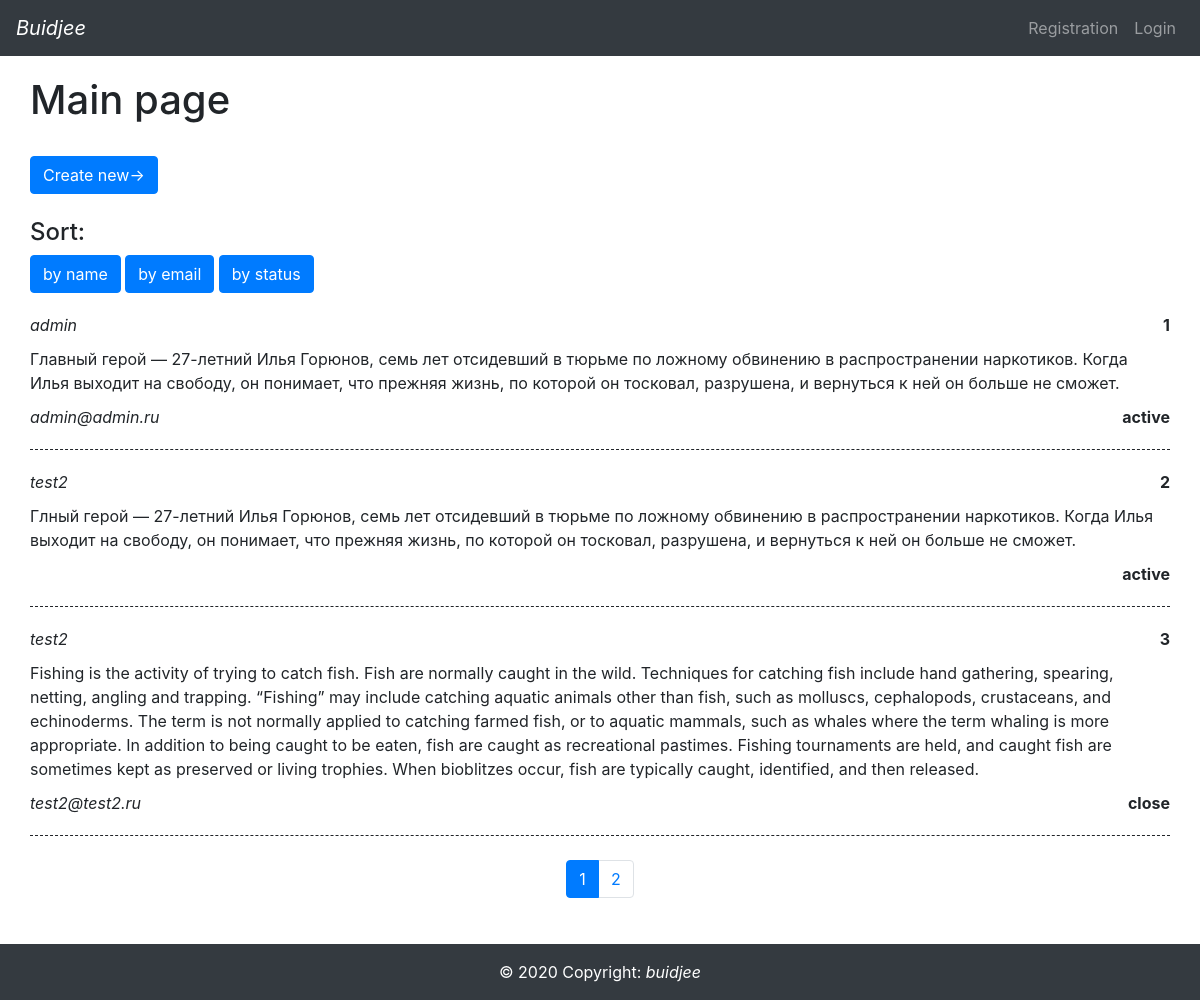
The page / on the database its author committed.
### tables this page shows
CREATE TABLE `tasks` (
  `id` int(11) NOT NULL,
  `status` varchar(255) NOT NULL,
  `task_text` text NOT NULL,
  `login` varchar(255) NOT NULL,
  `email` varchar(255) NOT NULL
);

### application/config/routes.php (called while the page is built)
<?php
return array(
	'main' => 'main/index',
	'404' => 'notfound/index',
	'user/create' => 'user/create',
	'user' => 'user/index',
);

### application/controllers/MainController.php (called while the page is built, shortened)
<?
class MainController
{
   public function actionIndex()
   {
      require_once(ROOT . '/templates/header.php');
      require_once(ROOT . '/application/views/main/index.php');
      require_once(ROOT . '/templates/footer.php');
      return true;
   }
}

### index.php (called while the page is built, shortened)
<?
require_once(ROOT . '/application/components/Router.php');
$router = new Router();
$router->run();

### application/components/other.php (called while the page is built, shortened)
<?
class User
{
   public static function getUser(){
      if (!empty($_SESSION["str_access"])) {
         $db = Db::getConnection();
         $stmt = $db->prepare("SELECT `id`, `login`, `email`, `permissions` FROM users WHERE str_access = ?");
         $stmt->execute(array($_SESSION["str_access"]));
         $result = $stmt->fetch(PDO::FETCH_ASSOC);
         if ($result)
            return $result;
         return false;
      } else
         return false;
   }
}
class Task
{
   public static function all_quantity($login = ''){
      $db = Db::getConnection();
      $sql = !empty($login) ? "SELECT COUNT(*) FROM tasks WHERE login = ?" : "SELECT COUNT(*) FROM tasks";
      $stmt = $db->prepare($sql);
      $stmt->execute(
         array($login)
      );
      $result = $stmt->fetch()[0];
      return $result;
   }
   public static function getList($login = '', $art = 0, $coun = 3, $sort = "id", $order = "ASC"){
      $db = Db::getConnection();
      $sql = !empty($login) ? "SELECT * FROM tasks WHERE login = ? ORDER BY {$sort} {$order} LIMIT {$art},{$coun}" : "SELECT * FROM tasks ORDER BY {$sort} {$order} LIMIT {$art},{$coun}";
      $stmt = $db->prepare($sql);
      $stmt->execute(
         array($login)
      );
      $result = $stmt->fetchAll(PDO::FETCH_ASSOC);
      if (!empty($result))
         return $result;
      return false;
   }
}
class some_functions
{
   public static function setGET($name, $val, $del = false)
   {
      if (!empty($_GET)) {
         $url = "?";
         $i = 0;
         $arGet = $_GET;
         foreach ($arGet as $k => $v) {
            if ($k == $name && $del === false) {
               $url .= $i != 0 ? "&" : '';
               $url .= $k . "=" . $val;
            }elseif ($k == $name && $del === true) {
               continue;
            } else {
               $url .= $i != 0 ? "&" : '';
               $url .= $k . "=" . $v;
            }
            $i++;
         }
         if(!isset($arGet[$name])) {
            $url .= $i != 0 ? "&" : '';
            $url .= $name . "=" . $val;
         }
      } else {
         $url = "?{$name}={$val}";
      }
      return $url;
   }
}

### templates/components/template_task_list.php (the view, shortened to what this page needs)
<?
if (!empty($_GET['page']))
   $page = $_GET['page'];
else
   $page = 1;
$coun = 3;
$art = ($page * $coun) - $coun;
$all_quantity = OTHER\Task::all_quantity($only_user_task ? $arUser["login"] : '');
if ($all_quantity > $coun) {
   $str_pag = ceil($all_quantity / $coun);
}
if (!empty($_GET['sort']))
   $sort = $_GET['sort'];
else
   $sort = 'id';
$arResult_list = OTHER\Task::getList($only_user_task ? $arUser["login"] : '', $art, $coun, $sort);
?>
<div class="task_list">
   <? if (!empty($arResult_list)) : ?>
      <a class="btn btn-primary mt-4" href="/user/create/">Create new-></a>
      <?if(!$only_user_task):?>
         <div class="sort content mt-4">
            <h4>Sort:</h2>
            <div class="sort_list">
               <? $sort_active = !empty($_GET['sort']) && $_GET['sort'] == 'login' ? true : false; ?>
               <a href="<?= OTHER\some_functions::setGET('sort', 'login', $sort_active); ?>" class="btn <?= $sort_active ? 'btn-dark' : 'btn-primary' ?>">
                  by name
               </a>
               <? $sort_active = !empty($_GET['sort']) && $_GET['sort'] == 'email' ? true : false; ?>
               <a href="<?= OTHER\some_functions::setGET('sort', 'email', $sort_active); ?>" class="btn <?= $sort_active ? 'btn-dark' : 'btn-primary' ?>">
                  by email
               </a>
               <? $sort_active = !empty($_GET['sort']) && $_GET['sort'] == 'status' ? true : false; ?>
               <a href="<?= OTHER\some_functions::setGET('sort', 'status', $sort_active); ?>" class="btn <?= $sort_active ? 'btn-dark' : 'btn-primary' ?>">
                  by status
               </a>
            </div>
         </div>
      <?endif;?>
      <? foreach ($arResult_list as $iKey => $iValue) : ?>
         <? $task_text = strip_tags($iValue['task_text']); ?>
         <div class="item">
            <div class="top">
               <span class="name"><i><?= $iValue['login'] ?></i></span>
               <span class="num"><b><?= $iKey + 1 + $art ?></b></span>
            </div>
            <div class="center input-group">
               <? if ($arUser["login"] == 'admin' || $arUser["login"] == $iValue['login']) : ?>
                  <textarea class="form-control" data-id="<?= $iValue['id'] ?>">
                     <?= $task_text ?>
                  </textarea>
               <? else : ?>
                  <div class="text">
                     <?= $task_text ?>
                  </div>
               <? endif; ?>
            </div>
            <div class="bot input-group">
               <span class="mail">
                  <i><?= !empty($iValue['email']) ? $iValue['email'] : '' ?></i>
               </span>
               <span class="status">
                  <? if ($arUser["login"] == 'admin' || $arUser["login"] == $iValue['login']) : ?>
                     <select class="custom-select" data-id="<?= $iValue['id'] ?>">
                        <option value="active" <?= $iValue['status'] == 'active' ? 'selected' : '' ?>>active</option>
                        <option value="close" <?= $iValue['status'] == 'close' ? 'selected' : '' ?>>close</option>
                     </select>
                  <? else : ?>
                     <b><?= $iValue['status'] ?></b>
                  <? endif; ?>
               </span>
            </div>
         </div>
      <? endforeach; ?>
      <? if ($str_pag) : ?>
         <ul class="pagination justify-content-center mt-4">
            <? for ($i = 1; $i <= $str_pag; $i++) : ?>
               <? if ($page == $i) : ?>
                  <li class="page-item active">
                     <a class="page-link"><?= $i ?></a>
                  </li>
               <? else : ?>
                  <li class="page-item">
                     <a class="page-link" href="<?= OTHER\some_functions::setGET('page', $i); ?>">
                        <?= $i ?>
                     </a>
                  </li>
               <? endif; ?>
            <? endfor; ?>
         </ul>
      <? endif; ?>
   <? else : ?>
      <p>
         Task not found. <a class="btn btn-primary" href="/user/create/">Create new-></a>
      </p>
   <? endif; ?>
</div>

### application/components/Router.php (shortened to what this page needs)
<?php
class Router
{
	private $routes = [];
	public function __construct()
	{
		include ROOT . '/application/components/other.php';
		$routesPath = ROOT. '/application/config/routes.php';
		$this->routes = include($routesPath);
	}
	public static function getURI()
	{
		$arUri = parse_url($_SERVER['REQUEST_URI']);
		if (!empty($arUri["path"])) {
			if($arUri["path"] == '/')
				return 'main';
			else
				return trim($arUri["path"], '/');
		}else{
			return 'failed';
		}
	}
	public function run()
	{
		$uri = $this->getURI();
		foreach ($this->routes as $uriPattern => $path):
			if(preg_match("~$uriPattern~", $uri)):
				$internalRoute = preg_replace("~$uriPattern~", $path, $uri);
				$segments = explode('/', $internalRoute);
				$controllerName = array_shift($segments).'Controller';
				$actionName = 'action'.ucfirst(array_shift($segments));
				$parameters = $segments;
				$controllerObject = new $controllerName;
				if (method_exists($controllerObject, $actionName)) {
					$result = call_user_func_array(array($controllerObject, $actionName), $parameters);
				}else{
					$not_found = true;
					break;
				}
				if (!empty($result)) {
					break;
				}
			endif;
		endforeach;
	}
}

### templates/header.php (shortened to what this page needs)
<?
$arUser = OTHER\User::getUser();
?>
<!DOCTYPE html>
<html lang="en">
<head>
   <link rel="stylesheet" href="/templates/style/bootstrap.min.css">
   <link rel="stylesheet" href="/templates/style/bootstrap-grid.min.css">
   <link rel="stylesheet" href="/templates/style/bootstrap-reboot.min.css">
   <link rel="stylesheet" href="/templates/style/style.css?<?= time() ?>">
</head>
<body>
   <div class="all_content">
      <div class="content_with_header">
         <nav class="navbar navbar-expand-lg navbar-dark bg-dark">
            <a class="navbar-brand" href="/"><i>Buidjee</i></a>
            <div class="collapse navbar-collapse" id="navbarColor01">
               <ul class="navbar-nav mr-auto">
                  <? if (!empty($arUser["login"])) : ?>
                     <li class="nav-item">
                        <a href="/user/" class="nav-link active">
                           <b><?= $arUser["login"] ?></b>
                        </a>
                     </li>
                     <li class="nav-item">
                        <a href="/user/?page=logout" class="nav-link">
                           Logout
                        </a>
                     </li>
                  <? else : ?>
                     <li class="nav-item">
                        <a href="/user/?page=reg" class="nav-link <?= URI == 'user' && $_GET['page'] == 'reg'  ? 'active' : '' ?>">
                           Registration
                        </a>
                     </li>
                     <li class="nav-item">
                        <a href="/user/?page=auth" class="nav-link <?= URI == 'user' && $_GET['page'] == 'auth' ? 'active' : '' ?>">
                           Login
                        </a>
                     </li>
                  <? endif; ?>
               </ul>
            </div>
         </nav>
         <div class="content container">

### application/views/main/index.php
<h1>Main page</h1>
<?
include ROOT . '/templates/components/template_task_list.php';
?>

### templates/footer.php
</div>
</div>
<footer class="page-footer font-small bg-dark">
   <div class="footer-copyright text-center py-3 text-white">
      © 2020 Copyright: <i>buidjee</i>
   </div>
</footer>
</div>
</body>
</html>

### templates/style/style.css (style rules this page uses)
.all_content { display: flex; flex-flow: column nowrap; align-content: flex-start; justify-content: space-between; margin: 0; padding: 0; width: 100%; min-height: 100vh; }
.all_content>.content_with_header { display: block; padding: 0; margin: 0; }
.all_content>.content_with_header>.content { display: block; padding: 20px 0 30px; }
.task_list .item { display: flex; flex-flow: column nowrap; justify-content: flex-start; align-items: flex-start; padding: 20px 0; border-bottom: 1px dashed; }
.task_list .item .top, .task_list .item .bot { display: flex; flex-flow: row; justify-content: space-between; align-items: center; width: 100%; padding-bottom: 10px; }
.task_list .item .bot { padding-bottom: 0; padding-top: 10px; }
@media (min-width: 992px) { nav .navbar-nav { width: 100%; justify-content: flex-end; } }

### rows shown on the page
tasks: login "admin", art "1", task_text "Главный герой — 27-летний Илья Горюнов, семь лет отсидевший в тюрьме по ложному обвинению в распространении наркотиков. Когда Илья выходит на свободу, он понимает, что прежняя жизнь, по которой он тосковал, разрушена, и вернуться к ней он больше не сможет.", email "admin@admin.ru", status "active"
tasks: login "test2", art "2", task_text "Глный герой — 27-летний Илья Горюнов, семь лет отсидевший в тюрьме по ложному обвинению в распространении наркотиков. Когда Илья выходит на свободу, он понимает, что прежняя жизнь, по которой он тосковал, разрушена, и вернуться к ней он больше не сможет.", status "active"
tasks: login "test2", art "3", task_text "Fishing is the activity of trying to catch fish. Fish are normally caught in the wild. Techniques for catching fish include hand gathering, spearing, netting, angling and trapping. “Fishing” may include catching aquatic animals other than fish, such as molluscs, cephalopods, crustaceans, and echinoderms. The term is not normally applied to catching farmed fish, or to aquatic mammals, such as whales where the term whaling is more appropriate. In addition to being caught to be eaten, fish are caught as recreational pastimes. Fishing tournaments are held, and caught fish are sometimes kept as preserved or living trophies. When bioblitzes occur, fish are typically caught, identified, and then…", email "test2@test2.ru", status "close"
